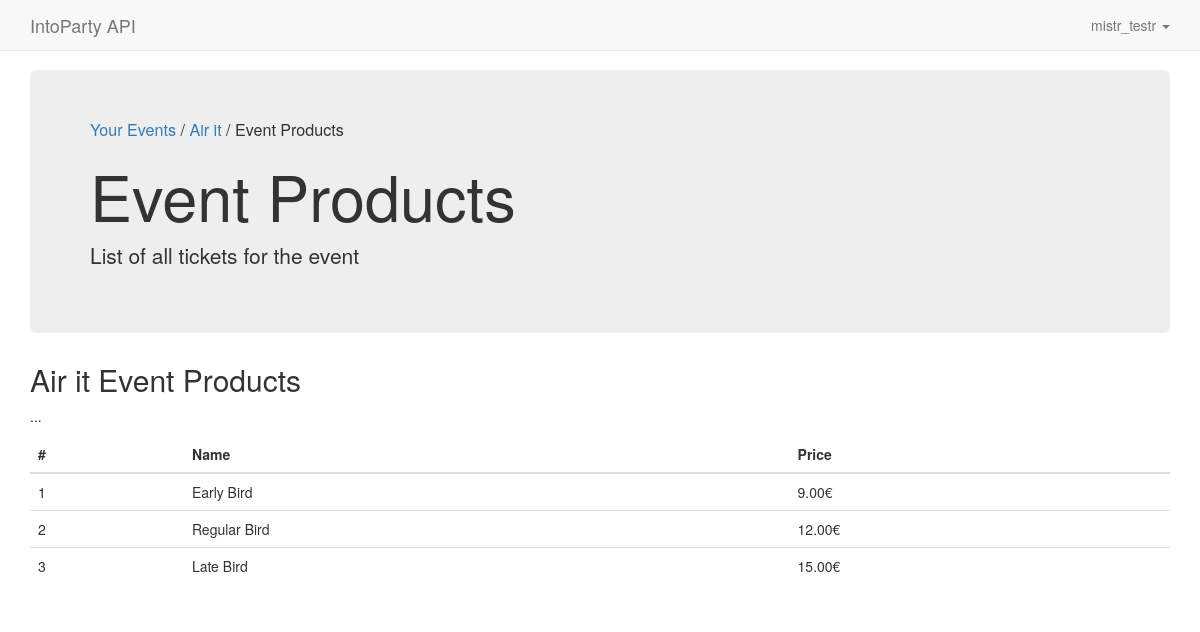
Screenshot of /events/2/products/ (signed in) with the database file from the repository.
### web/models.py (models this page shows, shortened)
class Event(models.Model):
  name = models.CharField(max_length=200)
  organizer = models.ForeignKey(User)
  location = models.CharField(max_length=100, blank=True)
  description = models.TextField(default='', blank=True)
  STATUS_CHOICES = (
      ('OP', 'Open'),
      ('CL', 'Closed'),
      ('IO', 'Invite Only'),
      ('IN', 'Invisible'),
    )
  status =  models.CharField(max_length=2, choices=STATUS_CHOICES, default='IN')
  start_time = models.DateTimeField(default=timezone.now)
  end_time =  models.DateTimeField()
  facebook_share_img_url = models.URLField(default='', blank=True)
  ticketshop_url = models.URLField(default='', blank=True)
  sold_out = models.BooleanField(default=False)

class EventProduct(models.Model):
  event = models.ForeignKey(Event, on_delete=models.CASCADE)
  name = models.CharField(max_length=200)
  price = models.DecimalField(max_digits=6, decimal_places=2)

### web/views.py (the view)
# urls.py: url(r'^events/(?P<event_id>[0-9]+)/products/$', views.event_products, name='event_products'),
@login_required
def event_products(request, event_id):
  event = get_event_or_404(request.user, event_id)
  e_products = event.eventproduct_set.all()
  context = {
    'event' : event,
    'e_products' : e_products,
  }
  return render(request, 'web/event_products.html', context)

### web/templatetags/breadcrumbs.py (called while the page is built, shortened)
@register.tag
def breadcrumb(parser, token):
  return BreadcrumbNode(token.split_contents()[1:])

@register.tag
def breadcrumb_url(parser, token):
  bits = token.split_contents()
  if len(bits)==2:
    return breadcrumb(parser, token)
  title = bits.pop(1)
  token.contents = ' '.join(bits)
  url_node = url(parser, token)
  return UrlBreadcrumbNode(title, url_node)

def create_crumb(title, url=None):
  crumb = "/"
  if url:
    crumb = "<a href='%s'>%s</a> %s" % (url, title, crumb)
  else:
    crumb = "%s" %  (title)
  return crumb

  def render(self, context):
    title = self.vars[0].var
    if title.find("'")==-1 and title.find('"')==-1:
      try:
        val = self.vars[0]
        title = val.resolve(context)
      except:
        title = ''
    else:
      title=title.strip("'").strip('"')
      title=smart_text(title)
    url = None
    return create_crumb(title, url)

  def render(self, context):
    title = self.title.var
    if title.find("'")==-1 and title.find('"')==-1:
      try:
        val = self.title
        title = val.resolve(context)
      except:
        title = ''
    else:
      title=title.strip("'").strip('"')
      title=smart_text(title)
    url = self.url_node.render(context)
    return create_crumb(title, url)

### web/views.py (called while the page is built)
def get_event_or_404(user, event_id):
  event = get_object_or_404(Event, pk=event_id)
  if (event.organizer != user):
    raise Http404("Event does not exist")
  else:
    return event

### web/templates/web/event_products.html (shortened to what this page needs)
{% extends 'web/base.html' %}
{% load breadcrumbs %}
{% block bread %}
  {% breadcrumb_url 'Your Events' 'events' %}
  {% breadcrumb_url event.name 'single_event' event_id=event.id %}
  {% breadcrumb_url 'Event Products' %}
{% endblock %}
{% block jumbo %}
  <h1>Event Products</h1>
  <p>List of all tickets for the event</p>
{% endblock %}
{% block content %}
<h2>{{  event.name }} Event Products</h2>
  <p>...</p>
  <table class="table">
    <thead>
      <tr>
        <th>#</th>
        <th>Name</th>
        <th>Price</th>
      </tr>
    </thead>
    <tbody>
      {% for prod in e_products %}
        <tr>
          <td>{{ forloop.counter }}</td>
          <td>{{ prod.name }}</td>
          <td>{{ prod.price }}€</td>
        </tr>
      {% endfor %}
    </tbody>
  </table>
{% endblock %}

### web/templates/web/base.html (shortened to what this page needs)
{% load staticfiles %}
<!DOCTYPE html>
<html lang="en">
<head>
  <link rel="stylesheet" type="text/css" href="{% static 'web/css/style.css' %}" >
  <link rel="stylesheet" href="http://maxcdn.bootstrapcdn.com/bootstrap/3.3.6/css/bootstrap.min.css">
</head>
<body>
<nav class="navbar navbar-default navbar-fixed-top">
  <div class="container">
    <div class="navbar-header">
      <a class="navbar-brand" href="/">IntoParty API</a>
    </div>
    <ul class="nav navbar-nav navbar-right">
      <li class="dropdown">
        <a href="#" class="dropdown-toggle" data-toggle="dropdown" role="button" aria-haspopup="true" aria-expanded="false">{{ user.username }} <span class="caret"></span></a>
      </li>
    </ul>
  </div>
</nav>
<div class="container">
  <div class="jumbotron">
    <p class="route">{% block bread %}{% endblock %}</p>
    {% block jumbo %}{% endblock %}
  </div>
  {% block content %}{% endblock %}
</div>
</body>
</html>

### web/static/web/css/style.css (style rules this page uses)
body { padding-top: 70px; }
.jumbotron .route { font-size: 115%; }

### rows the page displays
Event: name+id "Air it /", name "Air it"
EventProduct: name "Early Bird", price "9.00"
EventProduct: name "Regular Bird", price "12.00"
EventProduct: name "Late Bird", price "15.00"

### other values shown
{{ user.username }} "mistr_testr"
